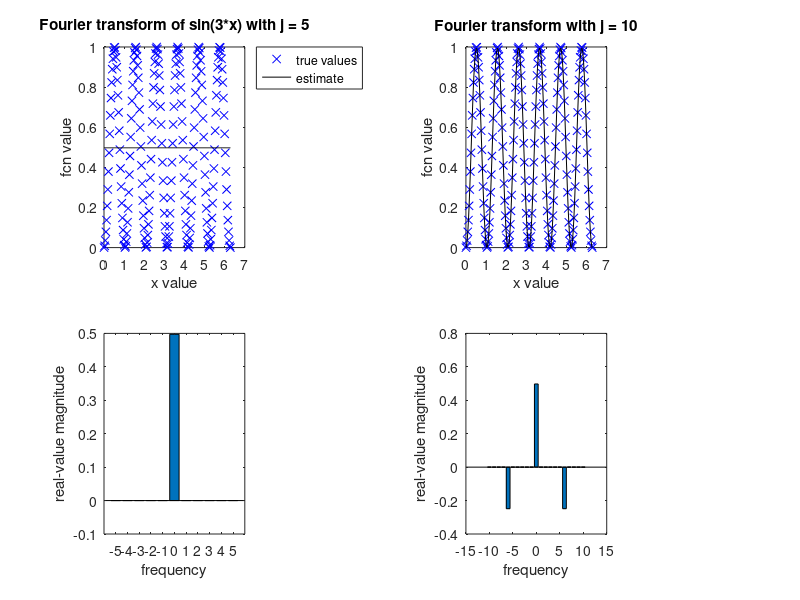
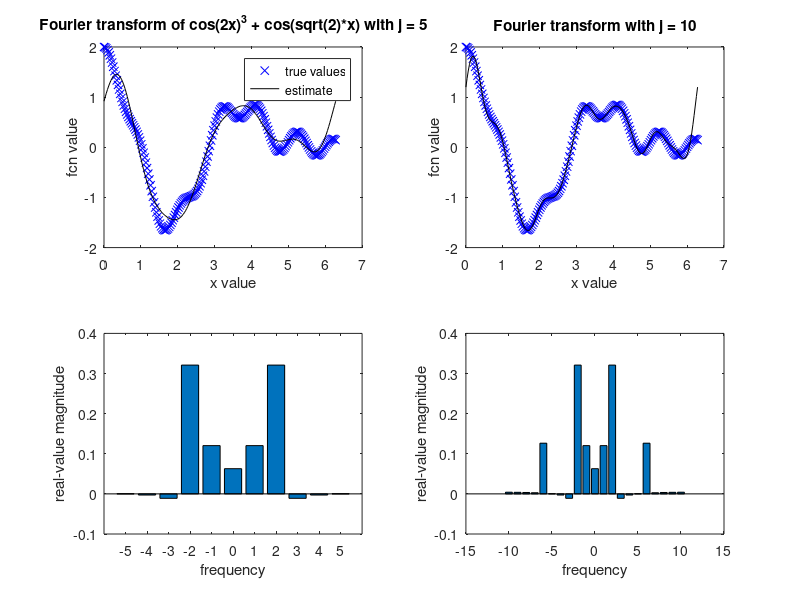
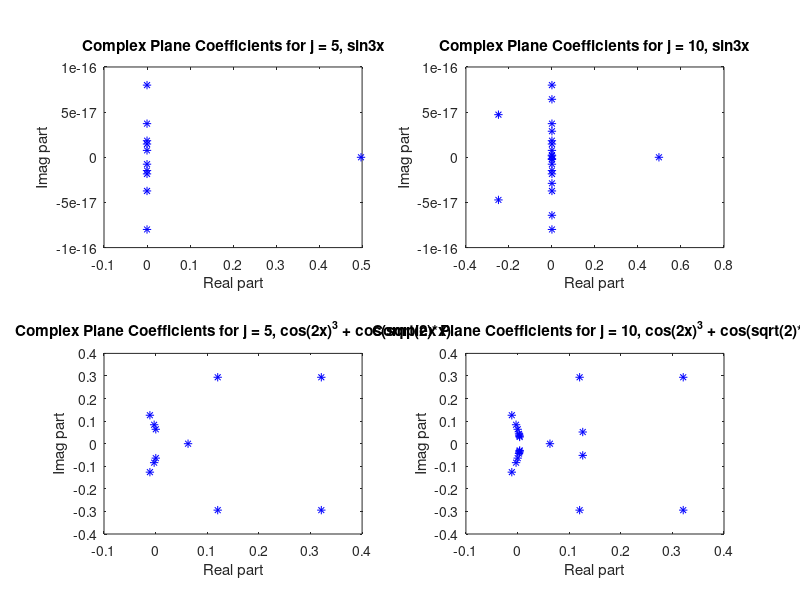

Source code (MATLAB) for these figures, in order:
function [ ] = Problem5( ~ )
%Problem5 Performs hw3 problem 5 task
%   Kevin Reilley, written 2/21/2017
%   matlab 2015a function for performing the tasks of problem 5 and
%   generating plots.  



% get samples
fx = @(x) sin(3.*x).^2;
xg = linspace(0,2*pi,200);
fg = fx(xg);
[g5,cs] = evalCoeffs(5,xg,fg);

figure(1)
subplot(2,2,1)
plot(xg,fg,'bx',xg,real(g5),'-k')
legend('true values','estimate','Location','BestOutside')
title('Fourier transform of sin(3*x) with j = 5')
ylabel('fcn value')
xlabel('x value')
subplot(2,2,3)
fs = length(cs);
xxx = -(fs-1)/2:1:(fs-1)/2;
bar(xxx,real(cs))
x1 = real(cs);
y1 = imag(cs);
xlabel('frequency')
ylabel('real-value magnitude')

[g10,cs] = evalCoeffs(10,xg,fg);
subplot(2,2,2)
plot(xg,fg,'bx',xg,real(g10),'-k')
title('Fourier transform with j = 10')
ylabel('fcn value')
xlabel('x value')
subplot(2,2,4)
fs = length(cs);
xxx = -(fs-1)/2:1:(fs-1)/2;
bar(xxx,real(cs))
x2 = real(cs);
y2 = imag(cs);
xlabel('frequency')
ylabel('real-value magnitude')

hx = @(x) cos(2.*x).^(3) + cos(sqrt(2).*x);
hg = hx(xg);
[l5,cs] = evalCoeffs(5,xg,hg);
figure(2)
subplot(2,2,1)
plot(xg,hg,'bx',xg,real(l5),'-k')
legend('true values','estimate')
title('Fourier transform of cos(2x)^3 + cos(sqrt(2)*x) with j = 5')
ylabel('fcn value')
xlabel('x value')
subplot(2,2,3)
fs = length(cs);
xxx = -(fs-1)/2:1:(fs-1)/2;
bar(xxx,real(cs))
x3 = real(cs);
y3 = imag(cs);
xlabel('frequency')
ylabel('real-value magnitude')

[l10,cs] = evalCoeffs(10,xg,hg);
subplot(2,2,2)
plot(xg,hg,'bx',xg,real(l10),'-k')
title('Fourier transform with j = 10')
ylabel('fcn value')
xlabel('x value')
subplot(2,2,4)
fs = length(cs);
xxx = -(fs-1)/2:1:(fs-1)/2;
bar(xxx,real(cs))
x4 = real(cs);
y4 = imag(cs);
xlabel('frequency')
ylabel('real-value magnitude')

figure(3)
subplot(2,2,1)
plot(x1,y1,'b*')
title('Complex Plane Coefficients for j = 5, sin3x')
xlabel('Real part')
ylabel('Imag part')
subplot(2,2,2)
plot(x2,y2,'b*')
title('Complex Plane Coefficients for j = 10, sin3x')
xlabel('Real part')
ylabel('Imag part')
subplot(2,2,3)
plot(x3,y3,'b*')
title('Complex Plane Coefficients for j = 5, cos(2x)^3 + cos(sqrt(2)*x)')
xlabel('Real part')
ylabel('Imag part')
subplot(2,2,4)
plot(x4,y4,'b*')
title('Complex Plane Coefficients for j = 10, cos(2x)^3 + cos(sqrt(2)*x)')
xlabel('Real part')
ylabel('Imag part')


end

function cs = coeffFcn(jj,fg,xg)
%
%
nm1 = length(xg)-1;
cs = sum(fg.*exp(-xg.*jj.*1i));
cs = cs*(1/(nm1+1));
end

function [gx,cs] = evalCoeffs(jmax,xg,fg)
%
%
gx = zeros(size(xg));
dex = -jmax:1:jmax;
cs = zeros(size(dex));
for ndx = dex;
    cs(dex==ndx) = coeffFcn(ndx,fg,xg);
    gx = gx + cs(dex==ndx)*exp(1i.*ndx.*xg);
end

end